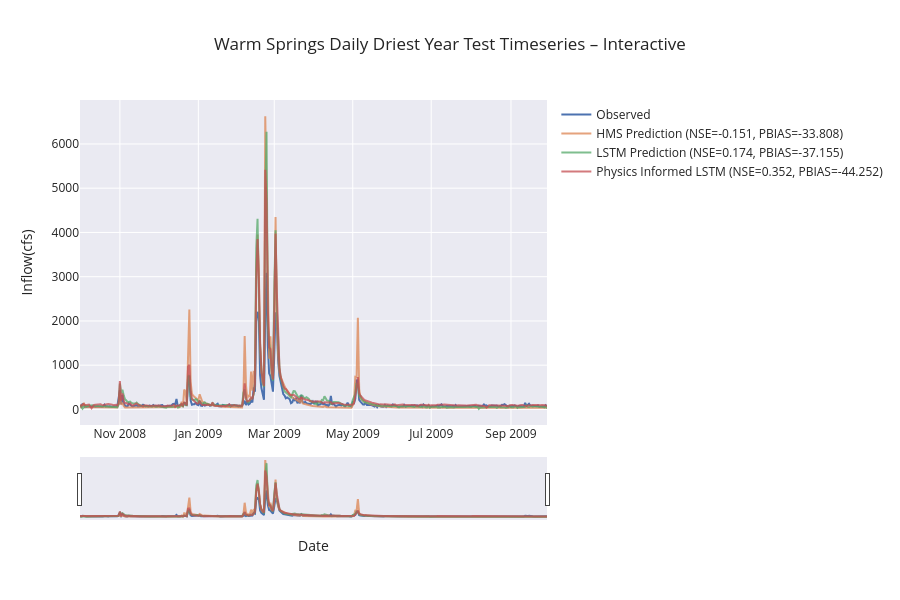

This figure's notebook cell:
### Code cell
if not skip_best_model_test:
    plot_timeseries_comparison(source=(no_physics_test_csv, physics_test_csv, path_to_physics_data), title="Warm Springs Daily Driest Year Test Timeseries – Interactive", backend="plotly", metrics=metric_list, start_date=dryest_start_test, end_date=dryest_end_test, metrics_out="warm_springs_daily_test_dry_metrics.csv", ts_out="warm_springs_daily_test_dry_combined_ts.csv", legend_font=12, axis_font=22)
else:
    plot_timeseries_comparison(source=combined_df, title="Warm Springs Daily Driest Year Test Timeseries – Interactive", backend="plotly", metrics=metric_list, start_date=dryest_start_test, end_date=dryest_end_test, metrics_out="warm_springs_daily_test_dry_metrics.csv", ts_out="warm_springs_daily_test_dry_combined_ts.csv", legend_font=12, axis_font=22)

### Figure 1 — Plotly figure (JSON) as saved in the notebook; plotly's stock layout.template omitted (floating-point values rounded to 4 significant figures; data arrays with more than 128 entries replaced by an {"elided": "..."} marker saying what was removed)
{"data": [{"line": {"width": 2}, "mode": "lines", "name": "Observed", "x": {"elided": "364 str values"}, "y": {"elided": "364 float values"}, "type": "scatter"}, {"line": {"width": 2}, "mode": "lines", "name": "HMS Prediction (NSE=-0.151, PBIAS=-33.808)", "opacity": 0.75, "x": {"elided": "364 str values"}, "y": {"elided": "364 float values"}, "type": "scatter"}, {"line": {"width": 2}, "mode": "lines", "name": "LSTM Prediction (NSE=0.174, PBIAS=-37.155)", "opacity": 0.75, "x": {"elided": "364 str values"}, "y": {"elided": "364 float values"}, "type": "scatter"}, {"line": {"width": 2}, "mode": "lines", "name": "Physics Informed LSTM (NSE=0.352, PBIAS=-44.252)", "opacity": 0.75, "x": {"elided": "364 str values"}, "y": {"elided": "364 float values"}, "type": "scatter"}], "layout": {"legend": {"font": {"size": 12}, "x": 1.02, "y": 1, "xanchor": "left", "yanchor": "top", "bgcolor": "rgba(0,0,0,0)"}, "xaxis": {"rangeslider": {"visible": true}, "title": {"text": "Date"}, "type": "date"}, "margin": {"r": 300}, "title": {"text": "Warm Springs Daily Driest Year Test Timeseries – Interactive"}, "height": 600, "yaxis": {"title": {"text": "Inflow(cfs)"}}, "hovermode": "x unified"}}
